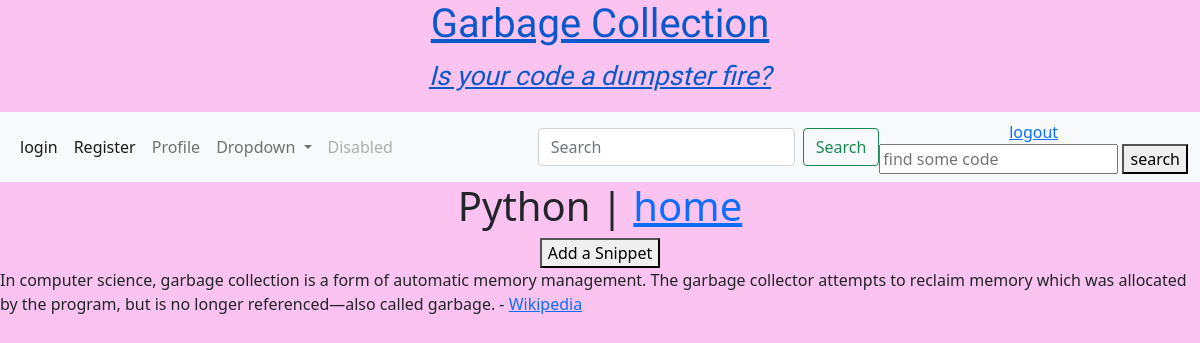
Before: /category/python (signed in) with the older database file.
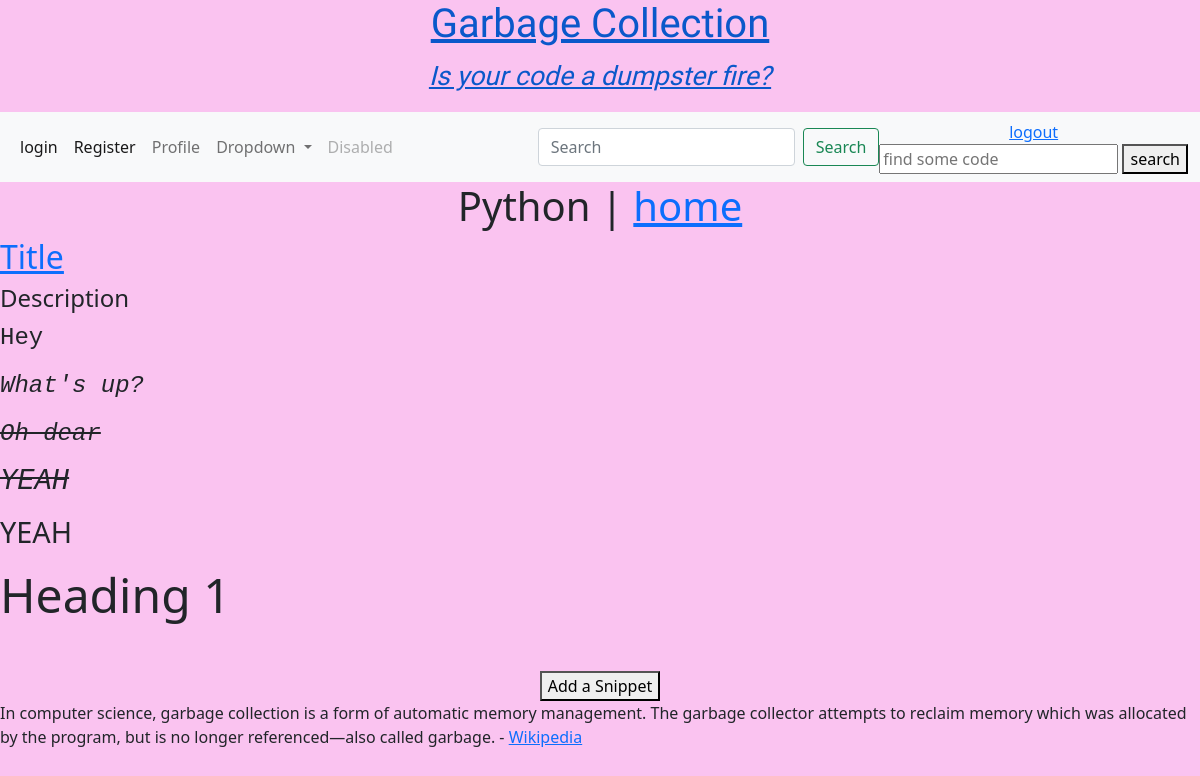
After: the same page with the newer database file.
### snippets/models.py (models this page shows, shortened)
class Snippet(models.Model):
    title = models.CharField(max_length=500)
    language = models.CharField(max_length=100, blank=False)
    category = models.ManyToManyField("Category", related_name="snippets", blank=True)
    description = models.TextField(max_length=200, null=True, blank=True)
    code = models.TextField(max_length=2000, null=True, blank=True)
    created_at = models.DateTimeField(auto_now_add=True)

### snippets/views.py (the view)
# urls.py: path('category/<slug:slug>', snippets_views.category, name="category"),
@login_required
def category(request, slug):
    category = get_object_or_404(Category, slug=slug)
    snippets = category.snippets.all()
    return render(request, "category.html", {"category": category, "snippets": snippets})

### templates/category.html (shortened to what this page needs)
{% extends "base.html" %}
{% block content %}
<h1>
    <center>
    {{category.name }} | <a href="{% url 'index' %}">home</a>
    </center>
</h1>
{% for snippet in snippets %}
    <a href="{% url 'detail' pk=snippet.pk %}"><h2>{{ snippet.title }}</h2></a>
    <h4>{{ snippet.description }}</h4>
    <h4>{{ snippet.code|safe }}</h4>
{% endfor %}
{% endblock %}

Changed rows visible on the page:
added Snippet: title "Title", description "Description", code "Hey What's up? Oh dear YEAH YEAH Heading 1"
